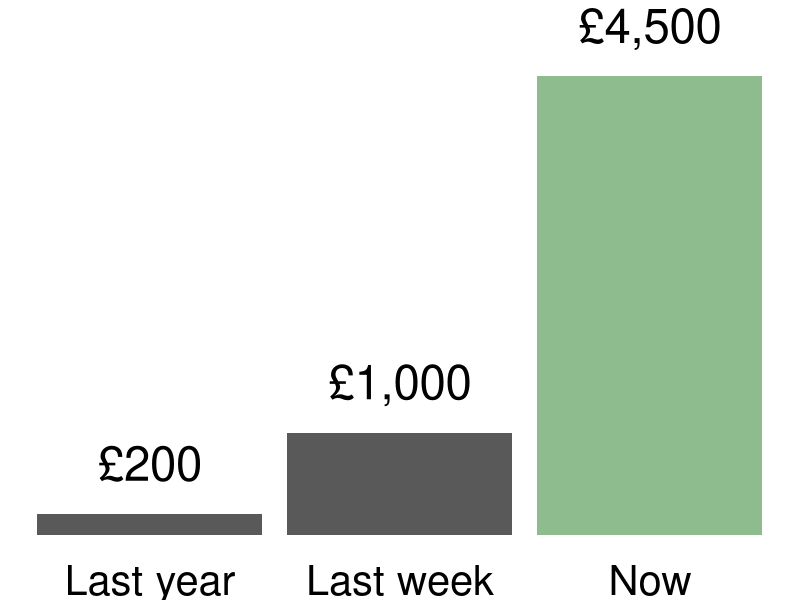

Write the R code that produced this figure.
## ---- chunk 1
library(tidyverse)
knitr::opts_chunk$set(dev = "svg")
## ---- chunk 2
data.frame(time = fct_inorder(c("Last year", "Last week", "Now")),
           cost = c(200, 1000, 4500)) %>% 
  ggplot(aes(time, cost)) +
  geom_col() + 
  geom_col(data = ~filter(.x, time=="Now"),
           fill = "darkseagreen") + 
  geom_text(aes(label = scales::dollar(cost, prefix = "£")),
            size = 12, nudge_y = 500) +
  scale_y_continuous(labels = scales::dollar_format(prefix = "£")) +
  theme_void(base_size = 18) +
  theme(axis.text.x = element_text(color = "black", size = 30))
